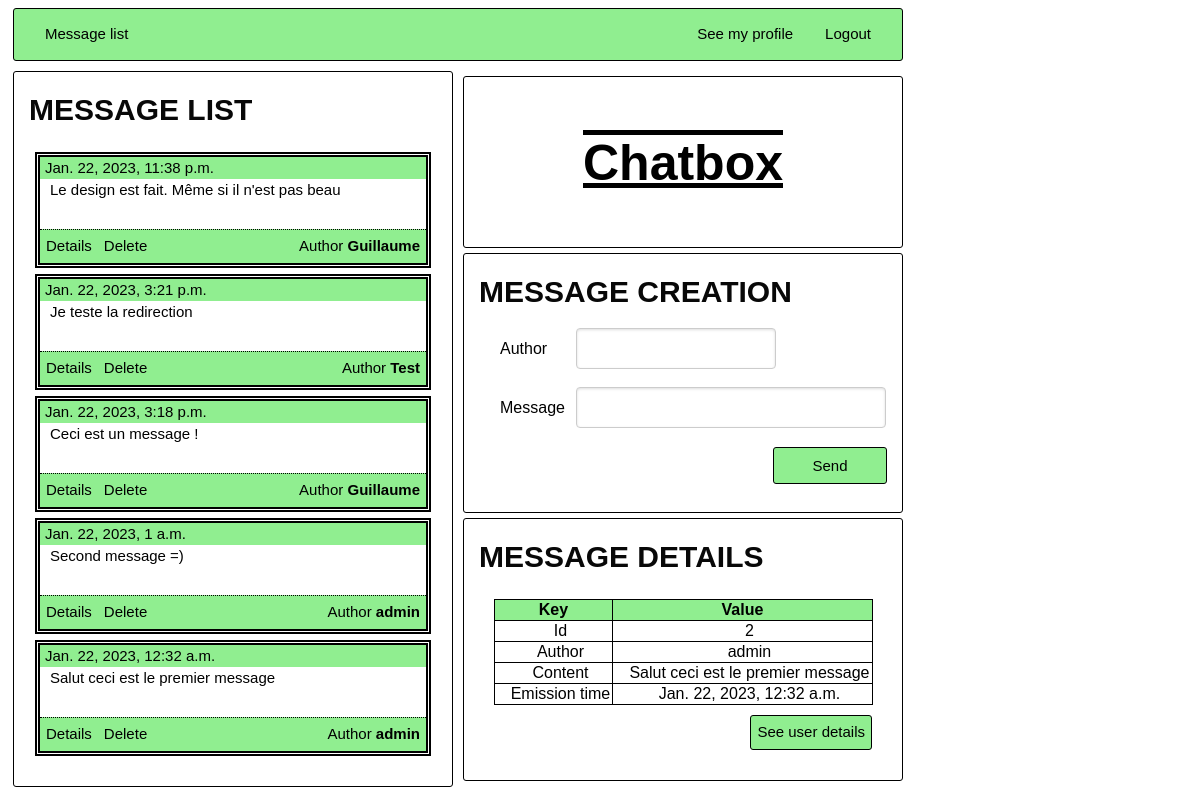
The page /message-app/ on the database its author committed.
### message_app/models.py (models this page shows, shortened)
class Message(models.Model):
    content = models.CharField(max_length=200)
    emission_time = models.DateTimeField('emission time', null = True)
    author = models.CharField(max_length=200)

### message_app/views.py (the view)
# urls.py: path('', views.index, name='index'),
def index(request, message = MessageRepository.get_last_message()):
    messages = MessageRepository.get_messages()
    form = MessageCreationForm()
    return render(request, 'index.html', {'messages': messages, 'form': form, 'user_id': "admin", "message": message})

### message_app/forms.py (shortened to what this page needs)
class MessageCreationForm(forms.Form):
    author = forms.CharField(required=True, max_length=200, widget=forms.TextInput(attrs={'class':'short'}))
    content = forms.CharField(required=True, max_length=200)

### message_app/repository.py (called while the page is built)
    def get_messages():
        return Message.objects.order_by('-emission_time')

### message_app/templates/index.html
{% load static %}
<link rel="stylesheet" href="{% static 'style.css' %}">
<link rel="stylesheet" href="{% static 'message.css' %}">
 <div id='header' class="module_main">{% include "header.html" %}</div>
 <div class="box">
    <div class="box_left">
        <div class="module_main">
            {% include "messages.html" %}
        </div>
    </div>
    <div class="box_right">
        <div class="app_brand module_main">
            <h1>Chatbox</h1>
        </div>
        {% if form %}
        <div class="module_main">
            {% include "message_form.html" %}
        </div>
        {% endif %}
        {% if message %}
        <div class="module_main">
            {% include "message_details.html" %}
        </div>
        {% endif %}
    </div>
</div>

### message_app/templates/messages.html
{% load static %}
<link rel="stylesheet" href="{% static 'style.css' %}">
<link rel="stylesheet" href="{% static 'message.css' %}">
<h2 class="sub_title">Message list</h2>
<ul class="messageUl">
    {% for message in messages %}
        <li class="message">
            <div class="time">{{ message.emission_time }} </div>
            <div class="messageContent">{{ message.content }}</div>
            <ul div class="lowerButton">
                <li><a href="{% url 'message_app:message_details' message.id %}">Details</a></li>
                <li><a href="{% url 'message_app:delete' message.id %}">Delete</a></li>
                <li style="float:right"><a href="{% url 'login_app:user_details' message.author %}">Author <b>{{ message.author }} </b></a></li>
            </ul>
        </li>
    {% endfor %}
</ul>

### message_app/templates/message_details.html
{% load static %}
<link rel="stylesheet" href="{% static 'style.css' %}">
<link rel="stylesheet" href="{% static 'detail.css' %}">
<div id="detail_module">
    <h2 class="sub_title">Message details</h2>
    <div class="details">
        <table class="details_table">
            <th class="details_th">Key</th>
            <th class="details_th">Value</th>
            <tr class="details_tr">
                <td class="details_td">Id</td>
                <td class="details_td">{{ message.id }}</td>
            </tr>
            <tr class="details_tr">
                <td class="details_td">Author</td>
                <td class="details_td"> {{ message.author }}</td>
            </tr>
            <tr class="details_tr">
                <td class="details_td">Content</td>
                <td class="details_td">{{ message.content }}</td>
            </tr>
            <tr class="details_tr">
                <td class="details_td">Emission time</td>
                <td class="details_td">{{ message.emission_time }}</td>
            </tr>
        </table>
        <div class="bottom_row">
            <a class="right_button back_button" href="{% url 'login_app:user_details' message.author %}">See user details</a>
        </div>
    </div>
</div>

### message_app/static/style.css (style rules this page uses)
h2 { position: relative; padding: 0; margin: 0; font-family: "Raleway", sans-serif; font-weight: 600; font-size: 35px; color: #080808; }
h2.sub_title { font-style: normal; text-align: left; text-transform: uppercase; padding-bottom: 5px; margin-top: 0px; font-size: 30px; }
.module_main { border: 1px solid black; border-radius: 3px; padding: 15px; margin: 5px; }
.back_button { display: inline-block; color:black; border: 1px solid black; list-style-type: none; margin: 0; padding: 0; overflow: hidden; background-color: lightgreen; padding: 5px 6px; text-decoration: none; border-radius: 3px; }
.bottom_row { padding-top: 10px; padding-bottom: 10px; height: 40px; }
.right_button { float: right; }
.app_brand { font-family: "Raleway", sans-serif; font-size: 25px; height: 140px; text-align: center; text-decoration: underline overline black; }

### message_app/static/message.css (style rules this page uses)
li.message { border: thick double black; margin: 6px; }
.time { background-color: lightgreen; padding-left: 5px; }
.messageContent { height: 50px; padding-left: 10px; }
.messageUl { list-style-type: none; padding-left: 0px; }
ul.lowerButton { border-top: 1px dotted black; list-style-type: none; margin: 0; padding: 0; overflow: hidden; background-color: lightgreen; }
ul.lowerButton li { float: left; padding: 5px 6px; }
ul.lowerButton li a { display: inline-block; text-align: center; text-decoration: none; color: black; }

### message_app/static/header.css (style rules this page uses)
#header { padding-top: 0px; padding-bottom: 0px; background-color: lightgreen; }
ul { display: block; list-style-type: disc; margin-block-start: 1em; margin-block-end: 1em; margin-inline-start: 0px; margin-inline-end: 0px; padding-inline-start: 40px; }
li { display: list-item; text-align: -webkit-match-parent; }
*, *:before, *:after { box-sizing: inherit; }

### message_app/static/form.css (style rules this page uses)
input[type=text] { width: 100%; margin: 8px 0; display: inline-block; border: 1px solid #ccc; box-shadow: inset 0 1px 3px #ddd; border-radius: 4px; -webkit-box-sizing: border-box; -moz-box-sizing: border-box; box-sizing: border-box; padding-left: 20px; padding-right: 20px; padding-top: 12px; padding-bottom: 12px; }
input.short { width: 15em; }
table { width: 100%; border-collapse: collapse; }
.box { display: flex; align-items: center; justify-content: center; }
.box_left { width: 50%; }
.box_right { width: 50%; }

### message_app/static/detail.css (style rules this page uses)
table { width: 100%; border-collapse: collapse; }
#detail_module { padding-bottom: 0px; }
.details { margin-top: 15px; margin-left: 15px; margin-right: 15px; }
.details_td { text-align: center; padding-left: 15px; }
th { background-color: lightgreen; }
.details_table, .details_th, .details_td { border: 1px solid black; }

### rows shown on the page
Message: emission_time "Jan. 22, 2023, 11:38 p.m.", content "Le design est fait. Même si il n'est pas beau", author "Guillaume"
Message: emission_time "Jan. 22, 2023, 3:21 p.m.", content "Je teste la redirection", author "Test"
Message: emission_time "Jan. 22, 2023, 3:18 p.m.", content "Ceci est un message !", author "Guillaume"
Message: emission_time "Jan. 22, 2023, 1 a.m.", content "Second message =)", author "admin"
Message: emission_time "Jan. 22, 2023, 12:32 a.m.", content "Salut ceci est le premier message", author "admin", id "2"
